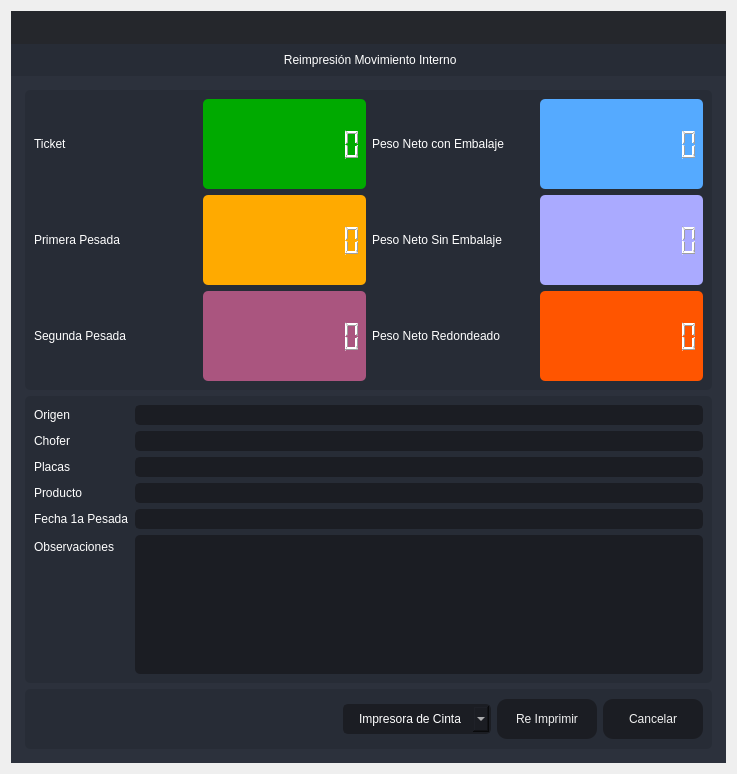
<?xml version="1.0" encoding="UTF-8"?>
<ui version="4.0">
 <class>Destare</class>
 <widget class="QDialog" name="Destare">
  <property name="windowModality">
   <enum>Qt::ApplicationModal</enum>
  </property>
  <property name="geometry">
   <rect>
    <x>0</x>
    <y>0</y>
    <width>737</width>
    <height>774</height>
   </rect>
  </property>
  <property name="minimumSize">
   <size>
    <width>737</width>
    <height>774</height>
   </size>
  </property>
  <property name="maximumSize">
   <size>
    <width>737</width>
    <height>774</height>
   </size>
  </property>
  <property name="windowTitle">
   <string> Reimpresión de Movimiento Interno</string>
  </property>
  <property name="windowIcon">
   <iconset resource="files.qrc">
    <normaloff>:/16x16/icons/16x16/logo.png</normaloff>:/16x16/icons/16x16/logo.png</iconset>
  </property>
  <layout class="QVBoxLayout" name="verticalLayout_6">
   <item>
    <widget class="QFrame" name="frame_main">
     <property name="styleSheet">
      <string notr="true">/* LINE EDIT */
QLineEdit {
	background-color: rgb(27, 29, 35);
	border-radius: 5px;
	border: 2px solid rgb(27, 29, 35);
	padding-left: 10px;
}
QLineEdit:hover {
	border: 2px solid rgb(64, 71, 88);
}
QLineEdit:focus {
	border: 2px solid rgb(91, 101, 124);
}

/* SCROLL BARS */
QScrollBar:horizontal {
    border: none;
    background: rgb(52, 59, 72);
    height: 14px;
    margin: 0px 21px 0 21px;
	border-radius: 0px;
}
QScrollBar::handle:horizontal {
    background: rgb(85, 170, 255);
    min-width: 25px;
	border-radius: 7px
}
QScrollBar::add-line:horizontal {
    border: none;
    background: rgb(55, 63, 77);
    width: 20px;
	border-top-right-radius: 7px;
    border-bottom-right-radius: 7px;
    subcontrol-position: right;
    subcontrol-origin: margin;
}
QScrollBar::sub-line:horizontal {
    border: none;
    background: rgb(55, 63, 77);
    width: 20px;
	border-top-left-radius: 7px;
    border-bottom-left-radius: 7px;
    subcontrol-position: left;
    subcontrol-origin: margin;
}
QScrollBar::up-arrow:horizontal, QScrollBar::down-arrow:horizontal
{
     background: none;
}
QScrollBar::add-page:horizontal, QScrollBar::sub-page:horizontal
{
     background: none;
}
 QScrollBar:vertical {
	border: none;
    background: rgb(52, 59, 72);
    width: 14px;
    margin: 21px 0 21px 0;
	border-radius: 0px;
 }
 QScrollBar::handle:vertical {	
	background: rgb(85, 170, 255);
    min-height: 25px;
	border-radius: 7px
 }
 QScrollBar::add-line:vertical {
     border: none;
    background: rgb(55, 63, 77);
     height: 20px;
	border-bottom-left-radius: 7px;
    border-bottom-right-radius: 7px;
     subcontrol-position: bottom;
     subcontrol-origin: margin;
 }
 QScrollBar::sub-line:vertical {
	border: none;
    background: rgb(55, 63, 77);
     height: 20px;
	border-top-left-radius: 7px;
    border-top-right-radius: 7px;
     subcontrol-position: top;
     subcontrol-origin: margin;
 }
 QScrollBar::up-arrow:vertical, QScrollBar::down-arrow:vertical {
     background: none;
 }

 QScrollBar::add-page:vertical, QScrollBar::sub-page:vertical {
     background: none;
 }

/* CHECKBOX */
QCheckBox::indicator {
    border: 3px solid rgb(52, 59, 72);
	width: 15px;
	height: 15px;
	border-radius: 10px;
    background: rgb(44, 49, 60);
}
QCheckBox::indicator:hover {
    border: 3px solid rgb(58, 66, 81);
}
QCheckBox::indicator:checked {
    background: 3px solid rgb(52, 59, 72);
	border: 3px solid rgb(52, 59, 72);	
	background-image: url(:/16x16/icons/16x16/cil-check-alt.png);
}

/* RADIO BUTTON */
QRadioButton::indicator {
    border: 3px solid rgb(52, 59, 72);
	width: 15px;
	height: 15px;
	border-radius: 10px;
    background: rgb(44, 49, 60);
}
QRadioButton::indicator:hover {
    border: 3px solid rgb(58, 66, 81);
}
QRadioButton::indicator:checked {
    background: 3px solid rgb(94, 106, 130);
	border: 3px solid rgb(52, 59, 72);	
}

/* COMBOBOX */
QComboBox{
	background-color: rgb(27, 29, 35);
	border-radius: 5px;
	border: 2px solid rgb(27, 29, 35);
	padding: 5px;
	padding-left: 10px;
}
QComboBox:hover{
	border: 2px solid rgb(64, 71, 88);
}
QComboBox::drop-down {
	subcontrol-origin: padding;
	subcontrol-position: top right;
	width: 25px; 
	border-left-width: 3px;
	border-left-color: rgba(39, 44, 54, 150);
	border-left-style: solid;
	border-top-right-radius: 3px;
	border-bottom-right-radius: 3px;	
	background-image: url(:/16x16/icons/16x16/cil-arrow-bottom.png);
	background-position: center;
	background-repeat: no-reperat;
 }
QComboBox QAbstractItemView {
	color: rgb(85, 170, 255);	
	background-color: rgb(27, 29, 35);
	padding: 10px;
	selection-background-color: rgb(39, 44, 54);
}

/* SLIDERS */
QSlider::groove:horizontal {
    border-radius: 9px;
    height: 18px;
	margin: 0px;
	background-color: rgb(52, 59, 72);
}
QSlider::groove:horizontal:hover {
	background-color: rgb(55, 62, 76);
}
QSlider::handle:horizontal {
    background-color: rgb(85, 170, 255);
    border: none;
    height: 18px;
    width: 18px;
    margin: 0px;
	border-radius: 9px;
}
QSlider::handle:horizontal:hover {
    background-color: rgb(105, 180, 255);
}
QSlider::handle:horizontal:pressed {
    background-color: rgb(65, 130, 195);
}

QSlider::groove:vertical {
    border-radius: 9px;
    width: 18px;
    margin: 0px;
	background-color: rgb(52, 59, 72);
}
QSlider::groove:vertical:hover {
	background-color: rgb(55, 62, 76);
}
QSlider::handle:vertical {
    background-color: rgb(85, 170, 255);
	border: none;
    height: 18px;
    width: 18px;
    margin: 0px;
	border-radius: 9px;
}
QSlider::handle:vertical:hover {
    background-color: rgb(105, 180, 255);
}
QSlider::handle:vertical:pressed {
    background-color: rgb(65, 130, 195);
}

</string>
     </property>
     <property name="frameShape">
      <enum>QFrame::NoFrame</enum>
     </property>
     <property name="frameShadow">
      <enum>QFrame::Raised</enum>
     </property>
     <layout class="QVBoxLayout" name="verticalLayout">
      <property name="spacing">
       <number>0</number>
      </property>
      <property name="leftMargin">
       <number>0</number>
      </property>
      <property name="topMargin">
       <number>0</number>
      </property>
      <property name="rightMargin">
       <number>0</number>
      </property>
      <property name="bottomMargin">
       <number>0</number>
      </property>
      <item>
       <widget class="QFrame" name="frame_top">
        <property name="minimumSize">
         <size>
          <width>0</width>
          <height>65</height>
         </size>
        </property>
        <property name="maximumSize">
         <size>
          <width>16777215</width>
          <height>65</height>
         </size>
        </property>
        <property name="styleSheet">
         <string notr="true">background-color: transparent;</string>
        </property>
        <property name="frameShape">
         <enum>QFrame::NoFrame</enum>
        </property>
        <property name="frameShadow">
         <enum>QFrame::Raised</enum>
        </property>
        <layout class="QHBoxLayout" name="horizontalLayout_3">
         <property name="spacing">
          <number>0</number>
         </property>
         <property name="leftMargin">
          <number>0</number>
         </property>
         <property name="topMargin">
          <number>0</number>
         </property>
         <property name="rightMargin">
          <number>0</number>
         </property>
         <property name="bottomMargin">
          <number>0</number>
         </property>
         <item>
          <widget class="QFrame" name="frame_toggle">
           <property name="maximumSize">
            <size>
             <width>70</width>
             <height>16777215</height>
            </size>
           </property>
           <property name="styleSheet">
            <string notr="true">background-color: rgb(27, 29, 35);</string>
           </property>
           <property name="frameShape">
            <enum>QFrame::NoFrame</enum>
           </property>
           <property name="frameShadow">
            <enum>QFrame::Raised</enum>
           </property>
           <layout class="QVBoxLayout" name="verticalLayout_3">
            <property name="spacing">
             <number>0</number>
            </property>
            <property name="leftMargin">
             <number>0</number>
            </property>
            <property name="topMargin">
             <number>0</number>
            </property>
            <property name="rightMargin">
             <number>0</number>
            </property>
            <property name="bottomMargin">
             <number>0</number>
            </property>
           </layout>
          </widget>
         </item>
         <item>
          <widget class="QFrame" name="frame_top_right">
           <property name="styleSheet">
            <string notr="true">background: transparent;</string>
           </property>
           <property name="frameShape">
            <enum>QFrame::NoFrame</enum>
           </property>
           <property name="frameShadow">
            <enum>QFrame::Raised</enum>
           </property>
           <layout class="QVBoxLayout" name="verticalLayout_2">
            <property name="spacing">
             <number>0</number>
            </property>
            <property name="leftMargin">
             <number>0</number>
            </property>
            <property name="topMargin">
             <number>0</number>
            </property>
            <property name="rightMargin">
             <number>0</number>
            </property>
            <property name="bottomMargin">
             <number>0</number>
            </property>
            <item>
             <widget class="QFrame" name="frame_top_btns">
              <property name="maximumSize">
               <size>
                <width>16777215</width>
                <height>42</height>
               </size>
              </property>
              <property name="styleSheet">
               <string notr="true">background-color: rgba(27, 29, 35, 200)</string>
              </property>
              <property name="frameShape">
               <enum>QFrame::NoFrame</enum>
              </property>
              <property name="frameShadow">
               <enum>QFrame::Raised</enum>
              </property>
              <layout class="QHBoxLayout" name="horizontalLayout_4">
               <property name="spacing">
                <number>0</number>
               </property>
               <property name="leftMargin">
                <number>0</number>
               </property>
               <property name="topMargin">
                <number>0</number>
               </property>
               <property name="rightMargin">
                <number>0</number>
               </property>
               <property name="bottomMargin">
                <number>0</number>
               </property>
               <item>
                <widget class="QFrame" name="frame_label_top_btns">
                 <property name="sizePolicy">
                  <sizepolicy hsizetype="Expanding" vsizetype="Preferred">
                   <horstretch>0</horstretch>
                   <verstretch>0</verstretch>
                  </sizepolicy>
                 </property>
                 <property name="frameShape">
                  <enum>QFrame::NoFrame</enum>
                 </property>
                 <property name="frameShadow">
                  <enum>QFrame::Raised</enum>
                 </property>
                 <layout class="QHBoxLayout" name="horizontalLayout_10">
                  <property name="spacing">
                   <number>0</number>
                  </property>
                  <property name="leftMargin">
                   <number>5</number>
                  </property>
                  <property name="topMargin">
                   <number>0</number>
                  </property>
                  <property name="rightMargin">
                   <number>10</number>
                  </property>
                  <property name="bottomMargin">
                   <number>0</number>
                  </property>
                 </layout>
                </widget>
               </item>
               <item alignment="Qt::AlignRight">
                <widget class="QFrame" name="frame_btns_right">
                 <property name="sizePolicy">
                  <sizepolicy hsizetype="Expanding" vsizetype="Preferred">
                   <horstretch>0</horstretch>
                   <verstretch>0</verstretch>
                  </sizepolicy>
                 </property>
                 <property name="maximumSize">
                  <size>
                   <width>120</width>
                   <height>16777215</height>
                  </size>
                 </property>
                 <property name="frameShape">
                  <enum>QFrame::NoFrame</enum>
                 </property>
                 <property name="frameShadow">
                  <enum>QFrame::Raised</enum>
                 </property>
                 <layout class="QHBoxLayout" name="horizontalLayout_5">
                  <property name="spacing">
                   <number>0</number>
                  </property>
                  <property name="leftMargin">
                   <number>0</number>
                  </property>
                  <property name="topMargin">
                   <number>0</number>
                  </property>
                  <property name="rightMargin">
                   <number>0</number>
                  </property>
                  <property name="bottomMargin">
                   <number>0</number>
                  </property>
                 </layout>
                </widget>
               </item>
              </layout>
             </widget>
            </item>
            <item>
             <widget class="QFrame" name="frame_top_info">
              <property name="maximumSize">
               <size>
                <width>16777215</width>
                <height>65</height>
               </size>
              </property>
              <property name="styleSheet">
               <string notr="true">background-color: rgb(39, 44, 54);</string>
              </property>
              <property name="frameShape">
               <enum>QFrame::NoFrame</enum>
              </property>
              <property name="frameShadow">
               <enum>QFrame::Raised</enum>
              </property>
              <layout class="QHBoxLayout" name="horizontalLayout_8">
               <property name="spacing">
                <number>0</number>
               </property>
               <property name="leftMargin">
                <number>10</number>
               </property>
               <property name="topMargin">
                <number>0</number>
               </property>
               <property name="rightMargin">
                <number>10</number>
               </property>
               <property name="bottomMargin">
                <number>0</number>
               </property>
               <item>
                <widget class="QLabel" name="label">
                 <property name="styleSheet">
                  <string notr="true">font: 75 16pt &quot;MS Shell Dlg 2&quot;;
color: rgb(255, 255, 255);</string>
                 </property>
                 <property name="text">
                  <string> Reimpresión Movimiento Interno</string>
                 </property>
                 <property name="alignment">
                  <set>Qt::AlignCenter</set>
                 </property>
                </widget>
               </item>
              </layout>
             </widget>
            </item>
           </layout>
          </widget>
         </item>
        </layout>
       </widget>
      </item>
      <item>
       <widget class="QFrame" name="frame_center">
        <property name="sizePolicy">
         <sizepolicy hsizetype="Expanding" vsizetype="Expanding">
          <horstretch>0</horstretch>
          <verstretch>0</verstretch>
         </sizepolicy>
        </property>
        <property name="styleSheet">
         <string notr="true">background-color: rgb(40, 44, 52);</string>
        </property>
        <property name="frameShape">
         <enum>QFrame::NoFrame</enum>
        </property>
        <property name="frameShadow">
         <enum>QFrame::Raised</enum>
        </property>
        <layout class="QHBoxLayout" name="horizontalLayout_2">
         <property name="spacing">
          <number>0</number>
         </property>
         <property name="leftMargin">
          <number>0</number>
         </property>
         <property name="topMargin">
          <number>0</number>
         </property>
         <property name="rightMargin">
          <number>0</number>
         </property>
         <property name="bottomMargin">
          <number>0</number>
         </property>
         <item>
          <widget class="QFrame" name="frame_content_right">
           <property name="styleSheet">
            <string notr="true">background-color: rgb(44, 49, 60);</string>
           </property>
           <property name="frameShape">
            <enum>QFrame::NoFrame</enum>
           </property>
           <property name="frameShadow">
            <enum>QFrame::Raised</enum>
           </property>
           <layout class="QVBoxLayout" name="verticalLayout_4">
            <property name="spacing">
             <number>0</number>
            </property>
            <property name="leftMargin">
             <number>0</number>
            </property>
            <property name="topMargin">
             <number>0</number>
            </property>
            <property name="rightMargin">
             <number>0</number>
            </property>
            <property name="bottomMargin">
             <number>0</number>
            </property>
            <item>
             <widget class="QFrame" name="frame_content">
              <property name="frameShape">
               <enum>QFrame::NoFrame</enum>
              </property>
              <property name="frameShadow">
               <enum>QFrame::Raised</enum>
              </property>
              <layout class="QVBoxLayout" name="verticalLayout_9">
               <property name="spacing">
                <number>0</number>
               </property>
               <property name="leftMargin">
                <number>5</number>
               </property>
               <property name="topMargin">
                <number>5</number>
               </property>
               <property name="rightMargin">
                <number>5</number>
               </property>
               <property name="bottomMargin">
                <number>5</number>
               </property>
               <item>
                <widget class="QStackedWidget" name="stackedWidget">
                 <property name="styleSheet">
                  <string notr="true">background: transparent;</string>
                 </property>
                 <property name="currentIndex">
                  <number>0</number>
                 </property>
                 <widget class="QWidget" name="page_home">
                  <layout class="QVBoxLayout" name="verticalLayout_10">
                   <item>
                    <widget class="QFrame" name="frame">
                     <property name="minimumSize">
                      <size>
                       <width>0</width>
                       <height>300</height>
                      </size>
                     </property>
                     <property name="maximumSize">
                      <size>
                       <width>16777215</width>
                       <height>300</height>
                      </size>
                     </property>
                     <property name="styleSheet">
                      <string notr="true">background-color: rgb(39, 44, 54);
border-radius: 5px;</string>
                     </property>
                     <property name="frameShape">
                      <enum>QFrame::StyledPanel</enum>
                     </property>
                     <property name="frameShadow">
                      <enum>QFrame::Raised</enum>
                     </property>
                     <layout class="QHBoxLayout" name="horizontalLayout_6">
                      <item>
                       <layout class="QGridLayout" name="gridLayout_2">
                        <item row="1" column="2">
                         <widget class="QLabel" name="label_5">
                          <property name="styleSheet">
                           <string notr="true">color: rgb(255, 255, 255);
font: 75 12pt &quot;MS Shell Dlg 2&quot;;</string>
                          </property>
                          <property name="text">
                           <string>Peso Neto Sin Embalaje</string>
                          </property>
                         </widget>
                        </item>
                        <item row="1" column="1">
                         <widget class="QLCDNumber" name="lcdNumber_3">
                          <property name="styleSheet">
                           <string notr="true">color: rgb(255, 255, 255);
background-color: rgb(255, 170, 0);</string>
                          </property>
                          <property name="digitCount">
                           <number>10</number>
                          </property>
                         </widget>
                        </item>
                        <item row="1" column="3">
                         <widget class="QLCDNumber" name="lcdNumber_4">
                          <property name="styleSheet">
                           <string notr="true">color: rgb(255, 255, 255);
background-color: rgb(170, 170, 255);</string>
                          </property>
                          <property name="digitCount">
                           <number>10</number>
                          </property>
                         </widget>
                        </item>
                        <item row="0" column="3">
                         <widget class="QLCDNumber" name="lcdNumber_1">
                          <property name="styleSheet">
                           <string notr="true">color: rgb(255, 255, 255);
background-color: rgb(85, 170, 255);</string>
                          </property>
                          <property name="digitCount">
                           <number>10</number>
                          </property>
                         </widget>
                        </item>
                        <item row="2" column="3">
                         <widget class="QLCDNumber" name="lcdNumber_6">
                          <property name="styleSheet">
                           <string notr="true">color: rgb(255, 255, 255);
background-color: rgb(255, 85, 0);</string>
                          </property>
                          <property name="digitCount">
                           <number>10</number>
                          </property>
                         </widget>
                        </item>
                        <item row="0" column="0">
                         <widget class="QLabel" name="label_2">
                          <property name="styleSheet">
                           <string notr="true">color: rgb(255, 255, 255);
font: 75 12pt &quot;MS Shell Dlg 2&quot;;</string>
                          </property>
                          <property name="text">
                           <string>Ticket</string>
                          </property>
                         </widget>
                        </item>
                        <item row="1" column="0">
                         <widget class="QLabel" name="label_4">
                          <property name="styleSheet">
                           <string notr="true">color: rgb(255, 255, 255);
font: 75 12pt &quot;MS Shell Dlg 2&quot;;</string>
                          </property>
                          <property name="text">
                           <string>Primera Pesada</string>
                          </property>
                         </widget>
                        </item>
                        <item row="0" column="1">
                         <widget class="QLCDNumber" name="lcdNumber_9">
                          <property name="styleSheet">
                           <string notr="true">color: rgb(255, 255, 255);
background-color: rgb(0, 170, 0);</string>
                          </property>
                          <property name="digitCount">
                           <number>10</number>
                          </property>
                         </widget>
                        </item>
                        <item row="2" column="0">
                         <widget class="QLabel" name="label_6">
                          <property name="styleSheet">
                           <string notr="true">color: rgb(255, 255, 255);
font: 75 12pt &quot;MS Shell Dlg 2&quot;;</string>
                          </property>
                          <property name="text">
                           <string>Segunda Pesada</string>
                          </property>
                         </widget>
                        </item>
                        <item row="0" column="2">
                         <widget class="QLabel" name="label_3">
                          <property name="styleSheet">
                           <string notr="true">color: rgb(255, 255, 255);
font: 75 12pt &quot;MS Shell Dlg 2&quot;;</string>
                          </property>
                          <property name="text">
                           <string>Peso Neto con Embalaje</string>
                          </property>
                         </widget>
                        </item>
                        <item row="2" column="2">
                         <widget class="QLabel" name="label_7">
                          <property name="styleSheet">
                           <string notr="true">color: rgb(255, 255, 255);
font: 75 12pt &quot;MS Shell Dlg 2&quot;;</string>
                          </property>
                          <property name="text">
                           <string>Peso Neto Redondeado</string>
                          </property>
                         </widget>
                        </item>
                        <item row="2" column="1">
                         <widget class="QLCDNumber" name="lcdNumber_7">
                          <property name="styleSheet">
                           <string notr="true">color: rgb(255, 255, 255);
background-color: rgb(170, 85, 127);</string>
                          </property>
                          <property name="digitCount">
                           <number>10</number>
                          </property>
                         </widget>
                        </item>
                       </layout>
                      </item>
                     </layout>
                    </widget>
                   </item>
                   <item>
                    <widget class="QFrame" name="frame_3">
                     <property name="minimumSize">
                      <size>
                       <width>0</width>
                       <height>160</height>
                      </size>
                     </property>
                     <property name="maximumSize">
                      <size>
                       <width>16777215</width>
                       <height>500</height>
                      </size>
                     </property>
                     <property name="styleSheet">
                      <string notr="true">background-color: rgb(39, 44, 54);
border-radius: 5px;</string>
                     </property>
                     <property name="frameShape">
                      <enum>QFrame::StyledPanel</enum>
                     </property>
                     <property name="frameShadow">
                      <enum>QFrame::Raised</enum>
                     </property>
                     <layout class="QVBoxLayout" name="verticalLayout_5">
                      <item>
                       <layout class="QFormLayout" name="formLayout">
                        <item row="0" column="0">
                         <widget class="QLabel" name="label_8">
                          <property name="styleSheet">
                           <string notr="true">color: rgb(255, 255, 255);
font: 75 12pt &quot;MS Shell Dlg 2&quot;;</string>
                          </property>
                          <property name="text">
                           <string>Origen</string>
                          </property>
                         </widget>
                        </item>
                        <item row="0" column="1">
                         <widget class="QLineEdit" name="Origen">
                          <property name="styleSheet">
                           <string notr="true">QLineEdit {
	background-color: rgb(27, 29, 35);
	border-radius: 5px;
	border: 2px solid rgb(27, 29, 35);
	padding-left: 10px;
	font: 75 12pt &quot;MS Shell Dlg 2&quot;;
	color: rgb(255, 255, 255);
}
QLineEdit:hover {
	border: 2px solid rgb(64, 71, 88);
}
QLineEdit:focus {
	border: 2px solid rgb(91, 101, 124);
}</string>
                          </property>
                          <property name="readOnly">
                           <bool>true</bool>
                          </property>
                         </widget>
                        </item>
                        <item row="1" column="0">
                         <widget class="QLabel" name="label_9">
                          <property name="styleSheet">
                           <string notr="true">color: rgb(255, 255, 255);
font: 75 12pt &quot;MS Shell Dlg 2&quot;;</string>
                          </property>
                          <property name="text">
                           <string>Chofer</string>
                          </property>
                         </widget>
                        </item>
                        <item row="1" column="1">
                         <widget class="QLineEdit" name="Operador">
                          <property name="styleSheet">
                           <string notr="true">QLineEdit {
	background-color: rgb(27, 29, 35);
	border-radius: 5px;
	border: 2px solid rgb(27, 29, 35);
	padding-left: 10px;
	font: 75 12pt &quot;MS Shell Dlg 2&quot;;
	color: rgb(255, 255, 255);
}
QLineEdit:hover {
	border: 2px solid rgb(64, 71, 88);
}
QLineEdit:focus {
	border: 2px solid rgb(91, 101, 124);
}</string>
                          </property>
                          <property name="readOnly">
                           <bool>true</bool>
                          </property>
                         </widget>
                        </item>
                        <item row="2" column="0">
                         <widget class="QLabel" name="label_10">
                          <property name="styleSheet">
                           <string notr="true">color: rgb(255, 255, 255);
font: 75 12pt &quot;MS Shell Dlg 2&quot;;</string>
                          </property>
                          <property name="text">
                           <string>Placas</string>
                          </property>
                         </widget>
                        </item>
                        <item row="2" column="1">
                         <widget class="QLineEdit" name="Placas">
                          <property name="styleSheet">
                           <string notr="true">QLineEdit {
	background-color: rgb(27, 29, 35);
	border-radius: 5px;
	border: 2px solid rgb(27, 29, 35);
	padding-left: 10px;
	font: 75 12pt &quot;MS Shell Dlg 2&quot;;
	color: rgb(255, 255, 255);
}
QLineEdit:hover {
	border: 2px solid rgb(64, 71, 88);
}
QLineEdit:focus {
	border: 2px solid rgb(91, 101, 124);
}</string>
                          </property>
                          <property name="readOnly">
                           <bool>true</bool>
                          </property>
                         </widget>
                        </item>
                        <item row="3" column="0">
                         <widget class="QLabel" name="label_11">
                          <property name="styleSheet">
                           <string notr="true">color: rgb(255, 255, 255);
font: 75 12pt &quot;MS Shell Dlg 2&quot;;</string>
                          </property>
                          <property name="text">
                           <string>Producto</string>
                          </property>
                         </widget>
                        </item>
                        <item row="3" column="1">
                         <widget class="QLineEdit" name="Producto">
                          <property name="styleSheet">
                           <string notr="true">QLineEdit {
	background-color: rgb(27, 29, 35);
	border-radius: 5px;
	border: 2px solid rgb(27, 29, 35);
	padding-left: 10px;
	font: 75 12pt &quot;MS Shell Dlg 2&quot;;
	color: rgb(255, 255, 255);
}
QLineEdit:hover {
	border: 2px solid rgb(64, 71, 88);
}
QLineEdit:focus {
	border: 2px solid rgb(91, 101, 124);
}</string>
                          </property>
                          <property name="readOnly">
                           <bool>true</bool>
                          </property>
                         </widget>
                        </item>
                        <item row="4" column="0">
                         <widget class="QLabel" name="label_12">
                          <property name="styleSheet">
                           <string notr="true">color: rgb(255, 255, 255);
font: 75 12pt &quot;MS Shell Dlg 2&quot;;</string>
                          </property>
                          <property name="text">
                           <string>Fecha 1a Pesada</string>
                          </property>
                         </widget>
                        </item>
                        <item row="4" column="1">
                         <widget class="QLineEdit" name="EFecha">
                          <property name="styleSheet">
                           <string notr="true">QLineEdit {
	background-color: rgb(27, 29, 35);
	border-radius: 5px;
	border: 2px solid rgb(27, 29, 35);
	padding-left: 10px;
	font: 75 12pt &quot;MS Shell Dlg 2&quot;;
	color: rgb(255, 255, 255);
}
QLineEdit:hover {
	border: 2px solid rgb(64, 71, 88);
}
QLineEdit:focus {
	border: 2px solid rgb(91, 101, 124);
}</string>
                          </property>
                          <property name="readOnly">
                           <bool>true</bool>
                          </property>
                         </widget>
                        </item>
                        <item row="5" column="0">
                         <widget class="QLabel" name="label_13">
                          <property name="styleSheet">
                           <string notr="true">color: rgb(255, 255, 255);
font: 75 12pt &quot;MS Shell Dlg 2&quot;;</string>
                          </property>
                          <property name="text">
                           <string>Observaciones</string>
                          </property>
                         </widget>
                        </item>
                        <item row="5" column="1">
                         <widget class="QPlainTextEdit" name="ObservacionesCompra">
                          <property name="styleSheet">
                           <string notr="true">QPlainTextEdit {
	background-color: rgb(27, 29, 35);
	border-radius: 5px;
	padding: 10px;
    color: rgb(255, 255, 255);
	font: 75 12pt &quot;MS Shell Dlg 2&quot;;
}
QPlainTextEdit:hover {
	border: 2px solid rgb(64, 71, 88);
}
QPlainTextEdit:focus {
	border: 2px solid rgb(91, 101, 124);
}</string>
                          </property>
                          <property name="readOnly">
                           <bool>true</bool>
                          </property>
                         </widget>
                        </item>
                       </layout>
                      </item>
                     </layout>
                    </widget>
                   </item>
                   <item>
                    <widget class="QFrame" name="frame_2">
                     <property name="minimumSize">
                      <size>
                       <width>0</width>
                       <height>60</height>
                      </size>
                     </property>
                     <property name="maximumSize">
                      <size>
                       <width>16777215</width>
                       <height>60</height>
                      </size>
                     </property>
                     <property name="styleSheet">
                      <string notr="true">background-color: rgb(39, 44, 54);
border-radius: 5px;</string>
                     </property>
                     <property name="frameShape">
                      <enum>QFrame::StyledPanel</enum>
                     </property>
                     <property name="frameShadow">
                      <enum>QFrame::Raised</enum>
                     </property>
                     <layout class="QHBoxLayout" name="horizontalLayout_9">
                      <item>
                       <layout class="QGridLayout" name="gridLayout">
                        <item row="0" column="3">
                         <widget class="QPushButton" name="btnr">
                          <property name="minimumSize">
                           <size>
                            <width>100</width>
                            <height>40</height>
                           </size>
                          </property>
                          <property name="styleSheet">
                           <string notr="true">QPushButton {
	border-color: rgb(27, 29, 35);
	font: 75 10pt &quot;MS Shell Dlg 2&quot;;
	color: rgb(240, 240, 240);
	background-color: rgb(27, 29, 35);
	border: 0px solid;
	border-radius: 10px;	
}
QPushButton:hover {
	background-color:rgb(44, 49, 60);
	border-color: rgb(27, 29, 35);
	border: 2px solid;
}</string>
                          </property>
                          <property name="text">
                           <string>Cancelar</string>
                          </property>
                         </widget>
                        </item>
                        <item row="0" column="2">
                         <widget class="QPushButton" name="btn_guardar">
                          <property name="minimumSize">
                           <size>
                            <width>100</width>
                            <height>40</height>
                           </size>
                          </property>
                          <property name="styleSheet">
                           <string notr="true">QPushButton {
	border-color: rgb(27, 29, 35);
	font: 75 10pt &quot;MS Shell Dlg 2&quot;;
	color: rgb(240, 240, 240);
	background-color: rgb(27, 29, 35);
	border: 0px solid;
	border-radius: 10px;	
}
QPushButton:hover {
	background-color:rgb(44, 49, 60);
	border-color: rgb(27, 29, 35);
	border: 2px solid;
}</string>
                          </property>
                          <property name="text">
                           <string>Re Imprimir</string>
                          </property>
                         </widget>
                        </item>
                        <item row="0" column="0">
                         <spacer name="horizontalSpacer">
                          <property name="orientation">
                           <enum>Qt::Horizontal</enum>
                          </property>
                          <property name="sizeHint" stdset="0">
                           <size>
                            <width>40</width>
                            <height>20</height>
                           </size>
                          </property>
                         </spacer>
                        </item>
                        <item row="0" column="1">
                         <widget class="QComboBox" name="comboBox_impresora">
                          <property name="styleSheet">
                           <string notr="true">QComboBox{
	background-color: rgb(27, 29, 35);
	border-radius: 5px;
	border: 2px solid rgb(27, 29, 35);
	padding: 5px;
	padding-left: 14px;
	color: rgb(255, 255, 255);
    font: 75 12pt &quot;MS Shell Dlg 2&quot;;
}
QComboBox:hover{
	border: 2px solid rgb(64, 71, 88);
}
QComboBox QAbstractItemView {
	color: rgb(85, 170, 255);	
	background-color: rgb(27, 29, 35);
	padding: 10px;
	selection-background-color: rgb(39, 44, 54);
}</string>
                          </property>
                          <item>
                           <property name="text">
                            <string>Impresora de Cinta</string>
                           </property>
                          </item>
                          <item>
                           <property name="text">
                            <string>Impresora Windows</string>
                           </property>
                          </item>
                         </widget>
                        </item>
                       </layout>
                      </item>
                     </layout>
                    </widget>
                   </item>
                  </layout>
                 </widget>
                </widget>
               </item>
              </layout>
             </widget>
            </item>
           </layout>
          </widget>
         </item>
        </layout>
       </widget>
      </item>
     </layout>
    </widget>
   </item>
  </layout>
 </widget>
 <resources>
  <include location="files.qrc"/>
 </resources>
 <connections/>
</ui>
